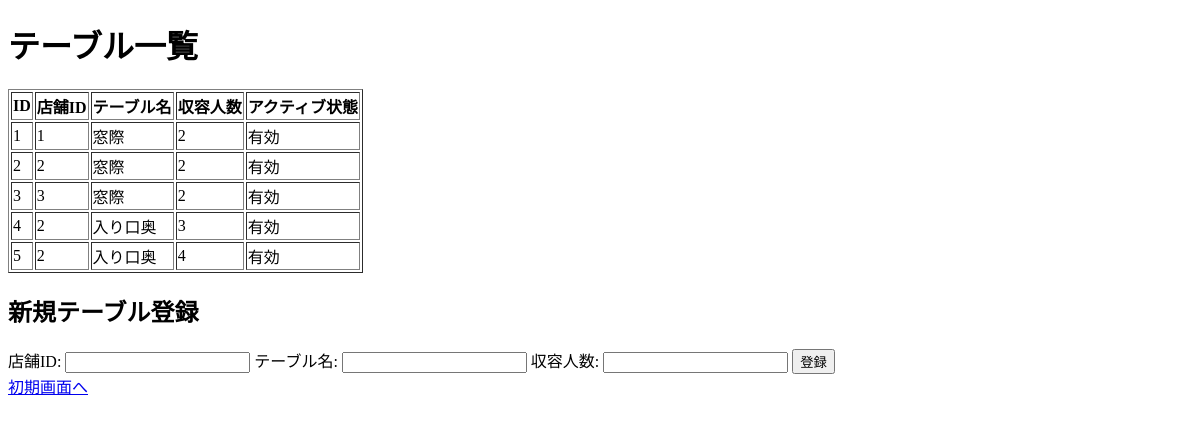
Before: /seats with the older database file.
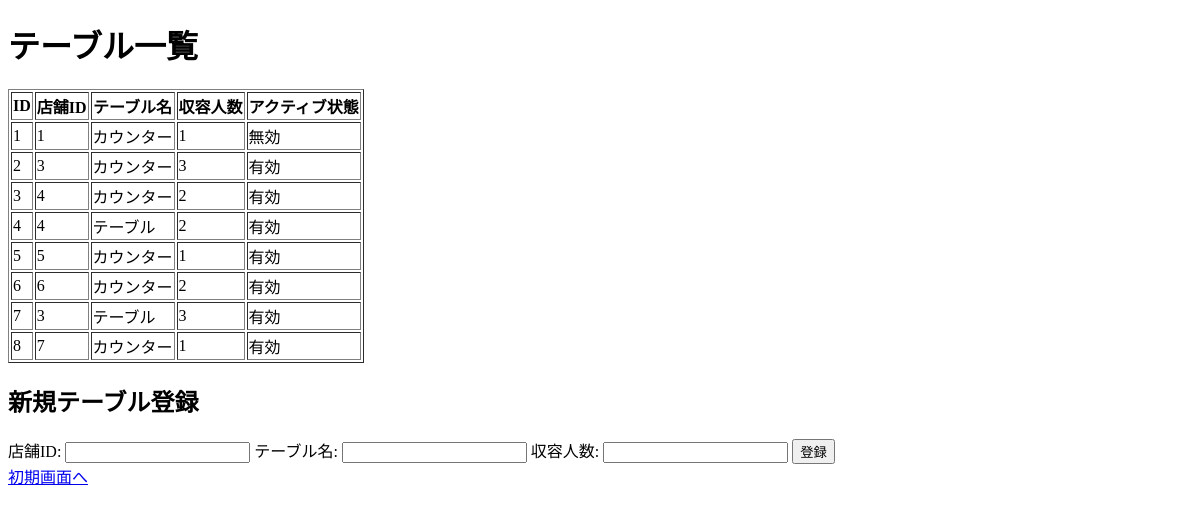
After: the same page with the newer database file.
### hackapp/models/restaurants.py (models this page shows)
class Seat(db.Model):
    id = db.Column(db.Integer, primary_key=True)
    shop_id = db.Column(db.Integer, db.ForeignKey('shop.id'))
    name = db.Column(db.String(50))
    capacity = db.Column(db.Integer)
    is_active = db.Column(db.Boolean, default=True)

### hackapp/views.py (the view, shortened to what this page needs)
@app.route('/seats', methods=['GET','POST'])    #空席情報登録画面から受け取った情報をDBに格納&表示
def create_seat():
    if request.method == 'GET':
        seats = Seat.query.all()
        return render_template('seats_view.html', seats=seats)

### hackapp/templates/seats_view.html (shortened to what this page needs)
<!DOCTYPE html>
<html lang="ja">
<head>
</head>
<body>
    <h1>テーブル一覧</h1>
    <table border="1">
        <tr>
            <th>ID</th>
            <th>店舗ID</th>
            <th>テーブル名</th>
            <th>収容人数</th>
            <th>アクティブ状態</th>
        </tr>
        {% for seat in seats %}
        <tr>
            <td>{{ seat.id }}</td>
            <td>{{ seat.shop_id }}</td>
            <td>{{ seat.name }}</td>
            <td>{{ seat.capacity }}</td>
            <td>{{ "有効" if seat.is_active else "無効" }}</td>
        </tr>
        {% endfor %}
    </table>
    <h2>新規テーブル登録</h2>
    <form action="/seats" method="POST">
        <label for="shop_id">店舗ID:</label>
        <input type="number" id="shop_id" name="shop_id" required>
        <label for="name">テーブル名:</label>
        <input type="text" id="name" name="name" required>
        <label for="capacity">収容人数:</label>
        <input type="number" id="capacity" name="capacity" required>
        <button type="submit">登録</button>
        <div class="text-center mt-4">
            <a href="/" class="btn btn-secondary">初期画面へ</a>
        </div>
    </form>
</body>
</html>

Changed rows visible on the page:
changed Seat id 1: name "窓際" → "カウンター"; capacity "2" → "1"; is_active "有効" → "無効"
changed Seat id 2: shop_id "2" → "3"; name "窓際" → "カウンター"; capacity "2" → "3"
changed Seat id 3: shop_id "3" → "4"; name "窓際" → "カウンター"
changed Seat id 4: shop_id "2" → "4"; name "入り口奥" → "テーブル"; capacity "3" → "2"
changed Seat id 5: shop_id "2" → "5"; name "入り口奥" → "カウンター"; capacity "4" → "1"
added Seat: id "6", shop_id "6", name "カウンター", capacity "2", is_active "有効"
added Seat: id "7", shop_id "3", name "テーブル", capacity "3", is_active "有効"
added Seat: id "8", shop_id "7", name "カウンター", capacity "1", is_active "有効"
